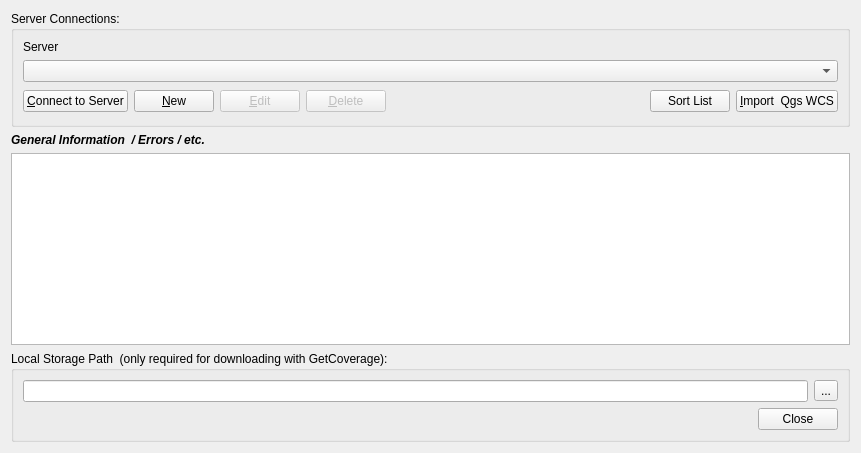
     <widget class="QWidget" name="tab_Serv">
      <attribute name="title">
       <string>Server / Storage</string>
      </attribute>
      <layout class="QVBoxLayout" name="verticalLayout_11">
       <item>
        <widget class="QGroupBox" name="GroupBox_9">
         <property name="title">
          <string>Server Connections:</string>
         </property>
         <layout class="QVBoxLayout" name="verticalLayout_15">
          <item>
           <widget class="QLabel" name="label_6">
            <property name="text">
             <string>Server</string>
            </property>
           </widget>
          </item>
          <item>
           <widget class="QComboBox" name="cmbConnections_Serv"/>
          </item>
          <item>
           <layout class="QHBoxLayout" name="horizontalLayout_21">
            <item>
             <widget class="QPushButton" name="btnConnectServer_Serv">
              <property name="enabled">
               <bool>true</bool>
              </property>
              <property name="text">
               <string>&amp;Connect to Server</string>
              </property>
             </widget>
            </item>
            <item>
             <widget class="QPushButton" name="btnNew_Serv">
              <property name="text">
               <string>&amp;New</string>
              </property>
              <property name="autoDefault">
               <bool>false</bool>
              </property>
             </widget>
            </item>
            <item>
             <widget class="QPushButton" name="btnEdit_Serv">
              <property name="enabled">
               <bool>false</bool>
              </property>
              <property name="text">
               <string>&amp;Edit</string>
              </property>
              <property name="autoDefault">
               <bool>false</bool>
              </property>
             </widget>
            </item>
            <item>
             <widget class="QPushButton" name="btnDelete_Serv">
              <property name="enabled">
               <bool>false</bool>
              </property>
              <property name="text">
               <string>&amp;Delete</string>
              </property>
              <property name="autoDefault">
               <bool>false</bool>
              </property>
             </widget>
            </item>
            <item>
             <spacer>
              <property name="orientation">
               <enum>Qt::Horizontal</enum>
              </property>
              <property name="sizeType">
               <enum>QSizePolicy::Expanding</enum>
              </property>
              <property name="sizeHint" stdset="0">
               <size>
                <width>258</width>
                <height>27</height>
               </size>
              </property>
             </spacer>
            </item>
            <item>
             <widget class="QPushButton" name="btnSort_Serv">
              <property name="text">
               <string>Sort List</string>
              </property>
             </widget>
            </item>
            <item>
             <widget class="QPushButton" name="btnImport_QgsWcsUrls">
              <property name="sizePolicy">
               <sizepolicy hsizetype="Preferred" vsizetype="Fixed">
                <horstretch>0</horstretch>
                <verstretch>0</verstretch>
               </sizepolicy>
              </property>
              <property name="text">
               <string>&amp;Import  Qgs WCS</string>
              </property>
              <property name="autoDefault">
               <bool>false</bool>
              </property>
             </widget>
            </item>
           </layout>
          </item>
         </layout>
        </widget>
       </item>
       <item>
        <layout class="QVBoxLayout" name="verticalLayout_4">
         <item>
          <widget class="QLabel" name="label_2">
           <property name="font">
            <font>
             <weight>75</weight>
             <italic>true</italic>
             <bold>true</bold>
            </font>
           </property>
           <property name="text">
            <string>General Information  / Errors / etc.</string>
           </property>
          </widget>
         </item>
         <item>
          <widget class="QTextBrowser" name="textBrowser_Serv"/>
         </item>
        </layout>
       </item>
       <item>
        <widget class="QGroupBox" name="groupBox">
         <property name="font">
          <font>
           <weight>50</weight>
           <bold>false</bold>
          </font>
         </property>
         <property name="title">
          <string>Local Storage Path  (only required for downloading with GetCoverage): </string>
         </property>
         <layout class="QVBoxLayout" name="verticalLayout_5">
          <item>
           <layout class="QHBoxLayout" name="horizontalLayout">
            <item>
             <widget class="QLineEdit" name="lineEdit_Serv_OutputLoc"/>
            </item>
            <item>
             <widget class="QToolButton" name="toolButton_Serv_OutputLoc">
              <property name="text">
               <string>...</string>
              </property>
             </widget>
            </item>
           </layout>
          </item>
          <item>
           <layout class="QHBoxLayout" name="horizontalLayout_17">
            <item>
             <spacer name="horizontalSpacer_14">
              <property name="orientation">
               <enum>Qt::Horizontal</enum>
              </property>
              <property name="sizeHint" stdset="0">
               <size>
                <width>40</width>
                <height>20</height>
               </size>
              </property>
             </spacer>
            </item>
            <item>
             <widget class="QPushButton" name="btnClose_Serv">
              <property name="text">
               <string>Close</string>
              </property>
             </widget>
            </item>
           </layout>
          </item>
         </layout>
        </widget>
       </item>
      </layout>
     </widget>
